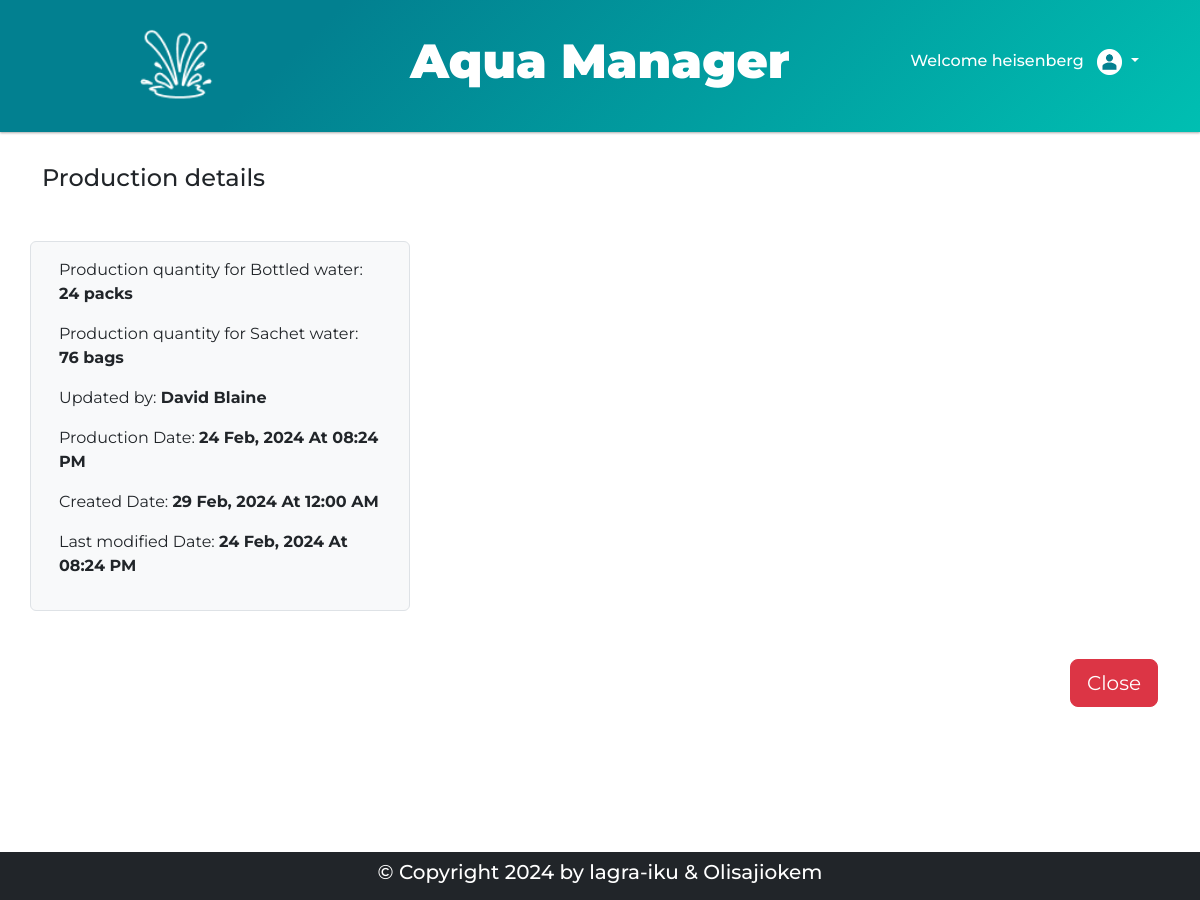
The app's page /display_production/1 (signed in) with its own data.
### models.py (models this page shows, shortened)
class Production_records(db.Model):
    id = db.Column(db.Integer, primary_key=True, autoincrement=True)
    bottle_qty = db.Column(db.Integer)
    sachet_qty = db.Column(db.Integer)
    factory_worker = db.Column(db.String(255), nullable=False)
    production_date = db.Column(db.Date)
    created_date = db.Column(db.DateTime, default=datetime.utcnow)
    modified_date = db.Column(db.DateTime, default=datetime.utcnow, onupdate=datetime.utcnow)

### routes.py (the view)
@main_bp.route('/display_production/<int:id>', methods=['GET', 'POST'])
def display_production(id):
    username = session.get('username')
    if username == None:
        flash("Please Login to access this page", "error")
        return redirect(url_for("main.login"))
    else:
        prod_to_display = Production_records.query.get_or_404(id)
        return render_template('admin/display_production.html', x=prod_to_display, username=username)

### templates/admin/display_production.html (shortened to what this page needs)
{% extends 'index.html' %}
{% block content %}
<div class="container mb-5 pt-3 height80">
    <h4 class="">Production details</h4>
    <div class="row my-5">
        <div class="col-sm-4 border bg-light rounded">
            <div class="p-3">
                <p>Production quantity for Bottled water: <span class="fw-bolder">{{ x.bottle_qty }} packs</span></p>
                <p>Production quantity for Sachet water: <span class="fw-bolder">{{ x.sachet_qty }} bags</span></p>
                <p>Updated by: <span class="fw-bolder text-capitalize">{{ x.factory_worker }}</span></p>
                <p>Production Date: <span class="fw-bolder text-capitalize">{{ x.created_date.strftime('%d %b, %Y at %I:%M %p') }}</span></p>
                <p>Created Date: <span class="fw-bolder text-capitalize">{{ x.production_date.strftime('%d %b, %Y at %I:%M %p') }}</span></p>
                <p>Last modified Date: <span class="fw-bolder text-capitalize">{{ x.modified_date.strftime('%d %b, %Y at %I:%M %p') }}</span></p>
            </div>
        </div>
    </div>
    <div class="d-grid gap-2 mt-3 d-md-flex justify-content-md-end">
        <a class="btn btn-danger btn-lg" href="{{ url_for('main.admin') }}" role="button">Close</a>
    </div>
</div>
{% endblock %}

### static/styles/style.css (style rules this page uses)
:root { --pricolor: #00bfb2; --seccolor: #00616e; }
body { font-family: "Montserrat", Verdana, Geneva, Tahoma, sans-serif; }
.height80 { min-height: 80vh; }

### records on screen
Production_records: bottle_qty "24", sachet_qty "76", factory_worker "David Blaine", created_date "24 Feb, 2024 At 08:24 PM", production_date "29 Feb, 2024 At 12:00 AM", modified_date "24 Feb, 2024 At 08:24 PM"

### other values on screen
{{ username }} "heisenberg"
